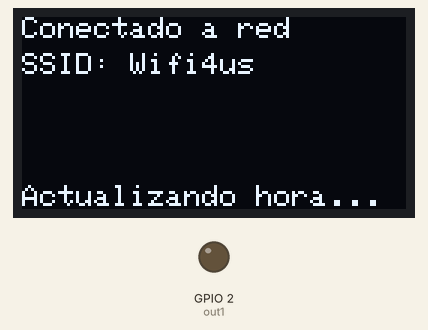
Simulated run of this sketch. Board: ESP32. Parts: 128×64 one-colour display, output pins drawn as LEDs (lit = HIGH). WiFi joins after 1.5 s; servers stay silent unless stated; the local clock reads 2024-03-15 10:24:30 at power-on unless the sketch sets it; what the sketch prints to the serial monitor is not drawn.

Above: at 1.7 s.

The sketch:

esp32-tiempos-reloj.ino
```cpp
#include "WiFi.h"
#include "time.h"
#include "SPI.h"
#include "Wire.h"
#include "Adafruit_GFX.h"
#include "Adafruit_SSD1306.h"
#include "RTClib.h"
#include "math.h"

#define out1 2
// #define out2 0
// #define out3 4

#define OLED_W 128
#define OLED_H 64
#define OLED_RESET -1
#define OLED_SCR_ADDR 0x3C

String ssid = "Wifi4us";
String pswd = "TLWA830REE";

const char* ntp_server = "pool.ntp.org";
const long gmt_offset_sec = -6 * 3600;
const int daylight_offset_sec = 0;

Adafruit_SSD1306 display(OLED_W, OLED_H, &Wire, OLED_RESET);

int wifi_counter = 14;

RTC_DS1307 rtc;

struct tm tm_update_time;
struct tm tm_now;

String ip;

void setup() {
  pinMode(out1, OUTPUT);

  digitalWrite(out1, LOW);

  tm_update_time.tm_hour = 5;
  tm_update_time.tm_min = 0;
  tm_update_time.tm_sec = 0;

  Serial.begin(115200);

  if (!rtc.begin()) {
    Serial.println("Error inicializando el reloj");
    Serial.flush();
    while (1) delay(10);
  }

  if(!display.begin(SSD1306_SWITCHCAPVCC, OLED_SCR_ADDR)) { // SSD1306_SWITCHCAPVCC = generate display voltage from 3.3V internally
    Serial.println(F("SSD1306 allocation failed"));
    for(;;);
  }

  display.setTextColor(SSD1306_WHITE);
  display.setTextSize(1);

  Serial.println("");
  Serial.print("Conectando a red " + ssid);
  display.clearDisplay();
  display.setCursor(0, 30);
  display.println(F("Conectando a WiFi..."));
  display.display();

  WiFi.begin(ssid, pswd);

  while (WiFi.status() != WL_CONNECTED) {
    Serial.print(".");
    delay(500);

    if (WiFi.status() == 1) {
      Serial.println("");
      Serial.println("\nEl SSID no existe");
      Serial.println("Continuando sin WiFi");
      Serial.println("");
      break;
    }

    wifi_counter--;
    if (wifi_counter <= 0) {
      Serial.println("");
      Serial.println("\nError conectando a la red");
      Serial.println("Continuando sin WiFi");
      Serial.println("");
      break;
    }
  }

  ip = WiFi.localIP().toString();

  if (WiFi.status() == 3) {
    Serial.println("");
    Serial.println("\nConectado");
    Serial.println("IP: " + ip + "\n");
  }
  display.clearDisplay();
  oledPrintNetworkInfo();

  updateSystemTime();
}

void loop() {
  // setTmNow();

  // checkTimeUpdate();

  // if (tm_now.tm_sec == 0 && !manualEnabled) {
  //   int wday = tm_now.tm_wday == 0 ? 6 : tm_now.tm_wday - 1;
  //
  //   for (int i = 0; i < n_tiempos; i++) {
  //     if (
  //       tabla_tiempos[wday][i][0] == tm_now.tm_hour &&
  //       tabla_tiempos[wday][i][1] == tm_now.tm_min
  //     ) {
  //       Serial.println("Evento: " + String(tabla_tiempos[wday][i][0]) + ":" + String(tabla_tiempos[wday][i][1]));
  //
  //       outState[0] = tabla_tiempos[wday][i][2] == 1;
  //       outState[1] = tabla_tiempos[wday][i][3] == 1;
  //       outState[2] = tabla_tiempos[wday][i][4] == 1;
  //
  //       digitalWrite(out1, tabla_tiempos[wday][i][2] == 1 ? HIGH : LOW);
  //       digitalWrite(out2, tabla_tiempos[wday][i][3] == 1 ? HIGH : LOW);
  //       digitalWrite(out3, tabla_tiempos[wday][i][4] == 1 ? HIGH : LOW);
  //
  //       break;
  //     }
  //   }
  // }

  // Serial.println(&tm_now);


  DateTime rtcnow = rtc.now();
  //
  Serial.print(rtcnow.year(), DEC);
  Serial.print('/');
  Serial.print(rtcnow.month(), DEC);
  Serial.print('/');
  Serial.print(rtcnow.day(), DEC);
  // Serial.print(" (");
  // Serial.print(rtcnow.dayOfTheWeek());
  // Serial.print(")");
  Serial.print(" ");
  Serial.print(rtcnow.hour(), DEC);
  Serial.print(':');
  Serial.print(rtcnow.minute(), DEC);
  Serial.print(':');
  Serial.print(rtcnow.second(), DEC);
  Serial.println();


  int h = rtcnow.minute();
  int m = rtcnow.second();
  int s = 0;

  if ((h >= 6 && h < 10) || (h >= 15 && h < 19)) {
    m = m % 30;

    // ON - 10 min
    if (m < 10) {
      Serial.print("ON  - ");
      printTimeMin(m, s);
      Serial.print(" / ");
      printTimeMin(10, 0);
    }
    // OFF - 20 min
    else {
      Serial.print("OFF - ");
      printTimeMin(m - 10, s);
      Serial.print(" / ");
      printTimeMin(20, 0);
    }
  } else if ((h >= 10 && h < 15)) {
    m = m % 20;

    // ON - 10 min
    if (m < 10) {
      Serial.print("ON  - ");
      printTimeMin(m, s);
      Serial.print(" / ");
      printTimeMin(10, 0);
    }
    // OFF - 10 min
    else {
      Serial.print("OFF - ");
      printTimeMin(m - 10, 0);
      Serial.print(" / ");
      printTimeMin(10, 0);
    }
  } else {
    m = (m + (((h - 19 + 24) % 24) * 60)) % 100;

    // ON - 10 min
    if (m < 10) {
      Serial.print("ON  - ");
      printTimeHour(floor(m / 60), m % 60, s);
      Serial.print(" / ");
      printTimeHour(0, 10, 0);
    }
    // OFF - 90 min
    else {
      Serial.print("OFF - ");
      printTimeHour(floor((m - 10) / 60), (m - 10) % 60, s);
      Serial.print(" / ");
      printTimeHour(1, 30, 0);
    }
  }

  Serial.println();


  delay(1000 - (millis() % 1000));
}

void updateSystemTime() {
  if (WiFi.status() != 3) {
    return;
  }

  display.fillRect(0, 56, 128, 10, SSD1306_BLACK);
  display.setCursor(0, 56);
  display.println(F("Actualizando hora..."));
  display.display();

  Serial.println("Actualizando hora...");

  configTime(gmt_offset_sec, daylight_offset_sec, ntp_server);

  time_t now;

  while (true) {
    time(&now);

    if (now > (2023 - 1970) * 365 * 24 * 60 * 60) {
        break;
    }
  }

  Serial.println("Hora actualizada\n");

  Serial.println("Actualizando RTC...");
  setTmNow();
  adjustRTC();
  Serial.println("RTC Actualizado");
}

void checkTimeUpdate() {
  if (
    tm_update_time.tm_hour == tm_now.tm_hour &&
    tm_update_time.tm_min == tm_now.tm_min &&
    tm_update_time.tm_sec == tm_now.tm_sec
  ) {
    updateSystemTime();
  }
}

void oledPrintNetworkInfo() {
  display.setCursor(0, 0);
  display.println(F("Conectado a red"));
  display.setCursor(0, 12);
  display.println(F(("SSID: " + ssid).c_str()));
  // display.setCursor(0, 38);
  // display.println(F(("IP: " + ip).c_str()));
  display.display();
}

void oledPrintTime() {
  String h = (tm_now.tm_hour < 10 ? "0" : "") + String(tm_now.tm_hour);
  String m = (tm_now.tm_min < 10 ? "0" : "") + String(tm_now.tm_min);
  String s = (tm_now.tm_sec < 10 ? "0" : "") + String(tm_now.tm_sec);

  display.fillRect(0, 56, 128, 10, SSD1306_BLACK);
  display.setCursor(41, 56);
  display.println(F((h + ":" + m + ":" + s).c_str()));
  display.display();
}

void setTmNow() {
  time_t now = time(NULL);
  tm_now = *localtime(&now);
}

void adjustRTC() {
  // Serial.println(&tm_now);
  rtc.adjust(DateTime(1900 + tm_now.tm_year, tm_now.tm_mon, tm_now.tm_mday, tm_now.tm_hour, tm_now.tm_min, tm_now.tm_sec));
}

void printTimeHour(int h, int m, int s) {
  if (h < 10) { Serial.print("0"); };
  Serial.print(h);
  Serial.print(":");
  if (m < 10) { Serial.print("0"); };
  Serial.print(m);
  Serial.print(":");
  if (s < 10) { Serial.print("0"); };
  Serial.print(s);
}

void printTimeMin(int m, int s) {
  if (m < 10) { Serial.print("0"); };
  Serial.print(m);
  Serial.print(":");
  if (s < 10) { Serial.print("0"); };
  Serial.print(s);
}
```
